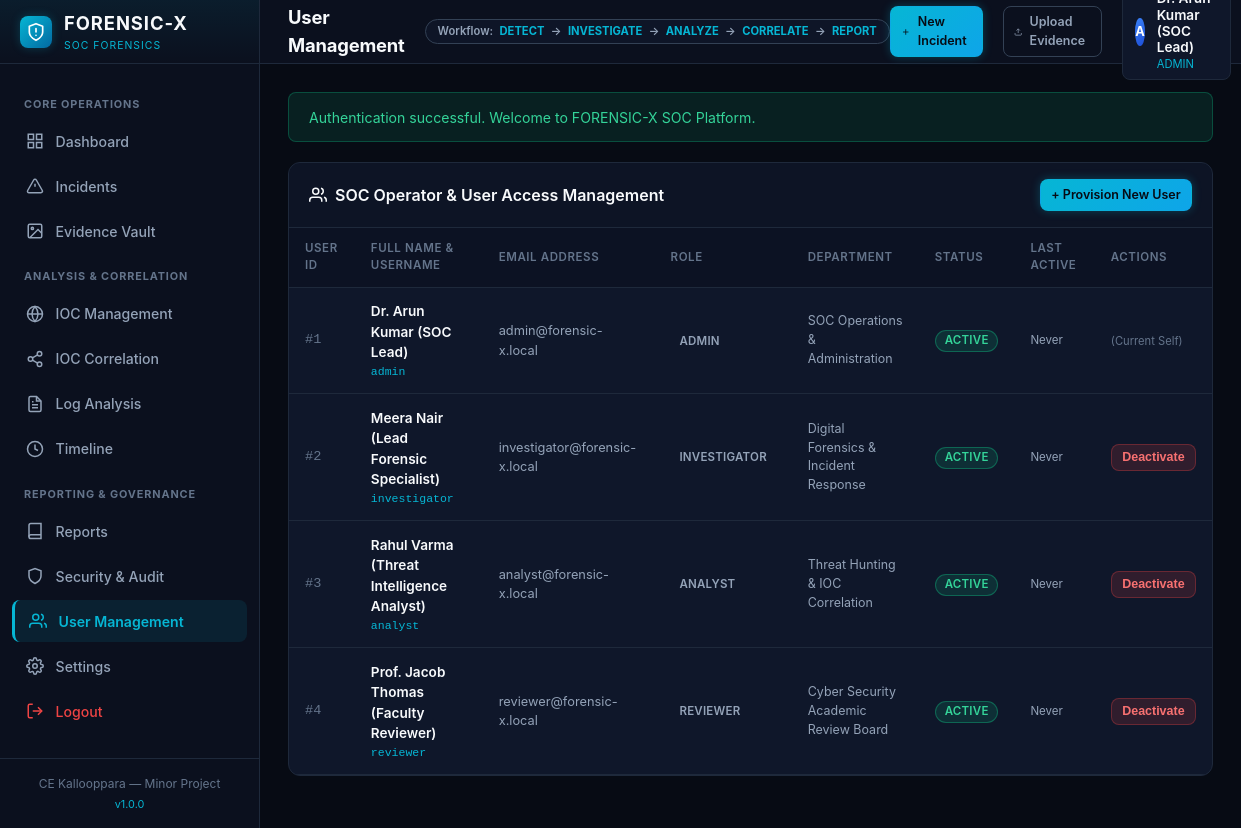
The app's page /users (signed in) with its own data.
### tables this page shows
CREATE TABLE users (
    id INT AUTO_INCREMENT PRIMARY KEY,
    username VARCHAR(50) NOT NULL UNIQUE,
    email VARCHAR(100) NOT NULL UNIQUE,
    password_hash VARCHAR(255) NOT NULL,
    full_name VARCHAR(100) NOT NULL,
    role ENUM('admin', 'investigator', 'analyst', 'reviewer') NOT NULL DEFAULT 'analyst',
    department VARCHAR(100) DEFAULT 'SOC / Digital Forensics',
    is_active TINYINT(1) NOT NULL DEFAULT 1,
    failed_login_attempts INT NOT NULL DEFAULT 0,
    locked_until DATETIME NULL,
    last_login_at DATETIME NULL,
    last_login_ip VARCHAR(45) NULL,
    created_at DATETIME NOT NULL DEFAULT CURRENT_TIMESTAMP,
    updated_at DATETIME NOT NULL DEFAULT CURRENT_TIMESTAMP ON UPDATE CURRENT_TIMESTAMP,
    INDEX idx_user_role (role),
    INDEX idx_user_active (is_active)
);

### src/Models/User.php (called while the page is built, shortened)
<?php
class User {
    public static function getAll(): array {
        $db = Database::getConnection();
        $stmt = $db->query("
            SELECT id, username, email, full_name, role, department, is_active,
                   last_login_at, last_login_ip, created_at
            FROM users
            ORDER BY id ASC
        ");
        return $stmt->fetchAll();
    }
}

### src/Helpers/Security.php (called while the page is built, shortened)
<?php
class Security {
    public static function e(?string $value): string {
        return htmlspecialchars($value, ENT_QUOTES | ENT_SUBSTITUTE | ENT_HTML5, 'UTF-8');
    }
}

### src/Auth.php (called while the page is built, shortened)
<?php
class Auth {
    public static function check(): bool {
        return isset($_SESSION['user_id']);
    }
    public static function user(): ?array {
        return $_SESSION['user_data'] ?? null;
    }
    public static function id(): ?int {
        return $_SESSION['user_id'] ?? null;
    }
    public static function role(): ?string {
        return $_SESSION['user_data']['role'] ?? null;
    }
    public static function hasRole($roles): bool {
        $userRole = self::role();
        return $userRole === $roles;
    }
    public static function can(string $action): bool {
        $role = self::role();
        if ($role === ROLE_ADMIN) {
            return true;
        }
    }
}

### views/users/index.php (the view, shortened to what this page needs)
<div class="card">
    <div class="card-header">
        <div class="card-title">
            <svg width="18" height="18" viewBox="0 0 24 24" fill="none" stroke="currentColor" stroke-width="2"><path d="M17 21v-2a4 4 0 0 0-4-4H5a4 4 0 0 0-4 4v2"/><circle cx="9" cy="7" r="4"/><path d="M23 21v-2a4 4 0 0 0-3-3.87"/><path d="M16 3.13a4 4 0 0 1 0 7.75"/></svg>
            SOC Operator & User Access Management
        </div>
        <a href="/users/create" class="btn btn-primary btn-sm">
            + Provision New User
        </a>
    </div>
    <div class="table-responsive">
        <table class="data-table">
            <thead>
                <tr>
                    <th>User ID</th>
                    <th>Full Name & Username</th>
                    <th>Email Address</th>
                    <th>Role</th>
                    <th>Department</th>
                    <th>Status</th>
                    <th>Last Active</th>
                    <th>Actions</th>
                </tr>
            </thead>
            <tbody>
                <?php foreach ($users as $u): ?>
                <tr>
                    <td style="font-family: monospace; color: var(--text-muted);">#<?= (int)$u['id'] ?></td>
                    <td>
                        <div style="font-weight: 600; color: var(--text-primary);"><?= Security::e($u['full_name']) ?></div>
                        <div style="font-size: 0.72rem; color: var(--cyan-primary); font-family: monospace;"><?= Security::e($u['username']) ?></div>
                    </td>
                    <td style="font-size: 0.8rem;"><?= Security::e($u['email']) ?></td>
                    <td><?= View::roleBadge($u['role']) ?></td>
                    <td style="font-size: 0.78rem; color: var(--text-secondary);"><?= Security::e($u['department']) ?></td>
                    <td>
                        <span class="badge <?= $u['is_active'] ? 'badge-verified' : 'badge-closed' ?>">
                            <?= $u['is_active'] ? 'Active' : 'Deactivated' ?>
                        </span>
                    </td>
                    <td style="font-size: 0.72rem;">
                        <?= $u['last_login_at'] ? date('M d, H:i', strtotime($u['last_login_at'])) : 'Never' ?>
                    </td>
                    <td>
                        <?php if ((int)$u['id'] !== Auth::id()): ?>
                        <form method="POST" action="/users/toggle-status" style="display: inline;">
                            <button type="submit" class="btn <?= $u['is_active'] ? 'btn-danger' : 'btn-success' ?> btn-sm">
                                <?= $u['is_active'] ? 'Deactivate' : 'Activate' ?>
                            </button>
                        </form>
                        <?php else: ?>
                        <span style="font-size: 0.7rem; color: var(--text-muted);">(Current Self)</span>
                        <?php endif; ?>
                    </td>
                </tr>
                <?php endforeach; ?>
            </tbody>
        </table>
    </div>
</div>

### src/Helpers/View.php (shortened to what this page needs)
<?php
class View {
    public static function render(string $viewPath, array $data = [], string $layout = 'main'): void {
        extract($data);
        $flash = self::getFlash();
        $fullViewFile = BASE_PATH . '/views/' . ltrim($viewPath, '/') . '.php';
        require $fullViewFile;
        $content = ob_get_clean();
        $layoutFile = BASE_PATH . '/views/layouts/' . $layout . '.php';
        if (file_exists($layoutFile)) {
            require $layoutFile;
        } else {
            echo $content;
        }
    }
    public static function getFlash(): ?array {
        if (isset($_SESSION['flash'])) {
            $flash = $_SESSION['flash'];
            return $flash;
        }
        return null;
    }
    public static function roleBadge(string $role): string {
        $colors = [
            'admin'        => 'badge-role-admin',
            'investigator' => 'badge-role-investigator',
            'analyst'      => 'badge-role-analyst',
            'reviewer'     => 'badge-role-reviewer',
        ];
        $class = $colors[$role] ?? 'badge-neutral';
        return '<span class="badge ' . $class . '">' . strtoupper(htmlspecialchars($role)) . '</span>';
    }
}

### views/layouts/main.php (shortened to what this page needs)
<?php
$user = Auth::user();
$currentRoute = $_SERVER['REQUEST_URI'] ?? '/';
?>
<!DOCTYPE html>
<html lang="en">
<head>
    <link rel="stylesheet" href="/assets/css/style.css">
</head>
<body>
    <div class="app-container">
        <aside class="sidebar">
            <div class="sidebar-brand">
                <a href="/" class="brand-logo">
                    <div class="brand-icon">
                        <svg width="20" height="20" viewBox="0 0 24 24" fill="none" stroke="#fff" stroke-width="2" stroke-linecap="round" stroke-linejoin="round">
                            <path d="M12 22s8-4 8-10V5l-8-3-8 3v7c0 6 8 10 8 10z"/>
                            <path d="M12 8v4"/>
                            <path d="M12 16h.01"/>
                        </svg>
                    </div>
                    <div>
                        <div class="brand-title"><?= APP_NAME ?></div>
                        <span class="brand-subtitle">SOC Forensics</span>
                    </div>
                </a>
            </div>
            <nav class="sidebar-nav">
                <div class="nav-section-title">Core Operations</div>
                <a href="/" class="nav-item <?= $currentRoute === '/' || $currentRoute === '/dashboard' ? 'active' : '' ?>">
                    <svg viewBox="0 0 24 24" fill="none" stroke="currentColor"><rect x="3" y="3" width="7" height="7"/><rect x="14" y="3" width="7" height="7"/><rect x="14" y="14" width="7" height="7"/><rect x="3" y="14" width="7" height="7"/></svg>
                    Dashboard
                </a>
                <a href="/incidents" class="nav-item <?= str_starts_with($currentRoute, '/incidents') ? 'active' : '' ?>">
                    <svg viewBox="0 0 24 24" fill="none" stroke="currentColor"><path d="m21.73 18-8-14a2 2 0 0 0-3.48 0l-8 14A2 2 0 0 0 4 21h16a2 2 0 0 0 1.73-3Z"/><line x1="12" y1="9" x2="12" y2="13"/><line x1="12" y1="17" x2="12.01" y2="17"/></svg>
                    Incidents
                </a>
                <a href="/evidence" class="nav-item <?= str_starts_with($currentRoute, '/evidence') ? 'active' : '' ?>">
                    <svg viewBox="0 0 24 24" fill="none" stroke="currentColor"><rect x="3" y="3" width="18" height="18" rx="2"/><circle cx="8.5" cy="8.5" r="1.5"/><path d="M21 15l-5-5L5 21"/></svg>
                    Evidence Vault
                </a>
                <div class="nav-section-title">Analysis & Correlation</div>
                <a href="/ioc" class="nav-item <?= $currentRoute === '/ioc' || str_starts_with($currentRoute, '/ioc/create') ? 'active' : '' ?>">
                    <svg viewBox="0 0 24 24" fill="none" stroke="currentColor"><circle cx="12" cy="12" r="10"/><line x1="2" y1="12" x2="22" y2="12"/><path d="M12 2a15.3 15.3 0 0 1 4 10 15.3 15.3 0 0 1-4 10 15.3 15.3 0 0 1-4-10 15.3 15.3 0 0 1 4-10z"/></svg>
                    IOC Management
                </a>
                <a href="/ioc/correlate" class="nav-item <?= str_starts_with($currentRoute, '/ioc/correlate') ? 'active' : '' ?>">
                    <svg viewBox="0 0 24 24" fill="none" stroke="currentColor"><circle cx="18" cy="5" r="3"/><circle cx="6" cy="12" r="3"/><circle cx="18" cy="19" r="3"/><line x1="8.59" y1="13.51" x2="15.42" y2="17.49"/><line x1="15.41" y1="6.51" x2="8.59" y2="10.49"/></svg>
                    IOC Correlation
                </a>
                <a href="/logs" class="nav-item <?= str_starts_with($currentRoute, '/logs') ? 'active' : '' ?>">
                    <svg viewBox="0 0 24 24" fill="none" stroke="currentColor"><path d="M14 2H6a2 2 0 0 0-2 2v16a2 2 0 0 0 2 2h12a2 2 0 0 0 2-2V8z"/><polyline points="14 2 14 8 20 8"/><line x1="16" y1="13" x2="8" y2="13"/><line x1="16" y1="17" x2="8" y2="17"/><polyline points="10 9 9 9 8 9"/></svg>
                    Log Analysis
                </a>
                <a href="/timeline" class="nav-item <?= str_starts_with($currentRoute, '/timeline') ? 'active' : '' ?>">
                    <svg viewBox="0 0 24 24" fill="none" stroke="currentColor"><circle cx="12" cy="12" r="10"/><polyline points="12 6 12 12 16 14"/></svg>
                    Timeline
                </a>
                <div class="nav-section-title">Reporting & Governance</div>
                <a href="/reports" class="nav-item <?= str_starts_with($currentRoute, '/reports') ? 'active' : '' ?>">
                    <svg viewBox="0 0 24 24" fill="none" stroke="currentColor"><path d="M4 19.5A2.5 2.5 0 0 1 6.5 17H20"/><path d="M6.5 2H20v20H6.5A2.5 2.5 0 0 1 4 19.5v-15A2.5 2.5 0 0 1 6.5 2z"/></svg>
                    Reports
                </a>
                <a href="/audit" class="nav-item <?= str_starts_with($currentRoute, '/audit') ? 'active' : '' ?>">
                    <svg viewBox="0 0 24 24" fill="none" stroke="currentColor"><path d="M12 22s8-4 8-10V5l-8-3-8 3v7c0 6 8 10 8 10z"/></svg>
                    Security & Audit
                </a>
                <?php if (Auth::hasRole(ROLE_ADMIN)): ?>
                <a href="/users" class="nav-item <?= str_starts_with($currentRoute, '/users') ? 'active' : '' ?>">
                    <svg viewBox="0 0 24 24" fill="none" stroke="currentColor"><path d="M17 21v-2a4 4 0 0 0-4-4H5a4 4 0 0 0-4 4v2"/><circle cx="9" cy="7" r="4"/><path d="M23 21v-2a4 4 0 0 0-3-3.87"/><path d="M16 3.13a4 4 0 0 1 0 7.75"/></svg>
                    User Management
                </a>
                <?php endif; ?>
                <a href="/settings" class="nav-item <?= str_starts_with($currentRoute, '/settings') ? 'active' : '' ?>">
                    Settings
                </a>
                <a href="/logout" class="nav-item" style="color: #EF4444;">
                    <svg viewBox="0 0 24 24" fill="none" stroke="currentColor"><path d="M9 21H5a2 2 0 0 1-2-2V5a2 2 0 0 1 2-2h4"/><polyline points="16 17 21 12 16 7"/><line x1="21" y1="12" x2="9" y2="12"/></svg>
                    Logout
                </a>
            </nav>
            <div class="sidebar-footer">
                <div>CE Kallooppara — Minor Project</div>
                <div style="font-size: 0.68rem; margin-top: 0.2rem; color: var(--cyan-primary);">v<?= APP_VERSION ?></div>
            </div>
        </aside>
        <div class="main-wrapper">
            <header class="topbar">
                <div class="topbar-left">
                    <h1 class="page-title"><?= isset($pageTitle) ? Security::e($pageTitle) : 'SOC Command' ?></h1>
                    <div class="workflow-badge">
                        <span>Workflow:</span>
                        <span class="workflow-stage">DETECT</span> →
                        <span class="workflow-stage">INVESTIGATE</span> →
                        <span class="workflow-stage">ANALYZE</span> →
                        <span class="workflow-stage">CORRELATE</span> →
                        <span class="workflow-stage">REPORT</span>
                    </div>
                </div>
                <div class="topbar-right">
                    <?php if (Auth::can('create_incident')): ?>
                    <a href="/incidents/create" class="btn btn-primary btn-sm">
                        <svg width="14" height="14" viewBox="0 0 24 24" fill="none" stroke="currentColor" stroke-width="2"><line x1="12" y1="5" x2="12" y2="19"/><line x1="5" y1="12" x2="19" y2="12"/></svg>
                        New Incident
                    </a>
                    <?php endif; ?>
                    <?php if (Auth::can('upload_evidence')): ?>
                    <a href="/evidence/upload" class="btn btn-secondary btn-sm">
                        <svg width="14" height="14" viewBox="0 0 24 24" fill="none" stroke="currentColor" stroke-width="2"><path d="M21 15v4a2 2 0 0 1-2 2H5a2 2 0 0 1-2-2v-4"/><polyline points="17 8 12 3 7 8"/><line x1="12" y1="3" x2="12" y2="15"/></svg>
                        Upload Evidence
                    </a>
                    <?php endif; ?>
                    <a href="/profile" class="user-profile-badge">
                        <div class="user-avatar">
                            <?= strtoupper(substr($user['username'] ?? 'U', 0, 1)) ?>
                        </div>
                        <div>
                            <div class="user-meta-name"><?= Security::e($user['full_name'] ?? 'User') ?></div>
                            <div class="user-meta-role"><?= strtoupper(Security::e($user['role'] ?? '')) ?></div>
                        </div>
                    </a>
                </div>
            </header>
            <main class="content-body">
                <?php if ($flash): ?>
                <div class="alert alert-<?= Security::e($flash['type']) ?>">
                    <div><?= Security::e($flash['message']) ?></div>
                </div>
                <?php endif; ?>
                <?= $content ?>
            </main>
        </div>
    </div>
</body>
</html>

### records on screen
users: username "A", role "ADMIN", id "1", full_name "Dr. Arun Kumar (SOC Lead)", username "admin", email "admin@forensic-x.local", department "SOC Operations & Administration", is_active "ACTIVE", shows "Never", shows "(Current Self)"
users: id "2", full_name "Meera Nair (Lead Forensic Specialist)", username "investigator", email "investigator@forensic-x.local", role "INVESTIGATOR", department "Digital Forensics & Incident Response", is_active "ACTIVE", shows "Never"
users: id "3", full_name "Rahul Varma (Threat Intelligence Analyst)", username "analyst", email "analyst@forensic-x.local", role "ANALYST", department "Threat Hunting & IOC Correlation", is_active "ACTIVE", shows "Never"
users: id "4", full_name "Prof. Jacob Thomas (Faculty Reviewer)", username "reviewer", email "reviewer@forensic-x.local", role "REVIEWER", department "Cyber Security Academic Review Board", is_active "ACTIVE", shows "Never"

### other values on screen
APP_NAME "FORENSIC-X"
APP_VERSION "1.0.0"
Security::e($pageTitle) "User Management"
Security::e($flash['message']) "Authentication successful. Welcome to FORENSIC-X SOC Platform."
